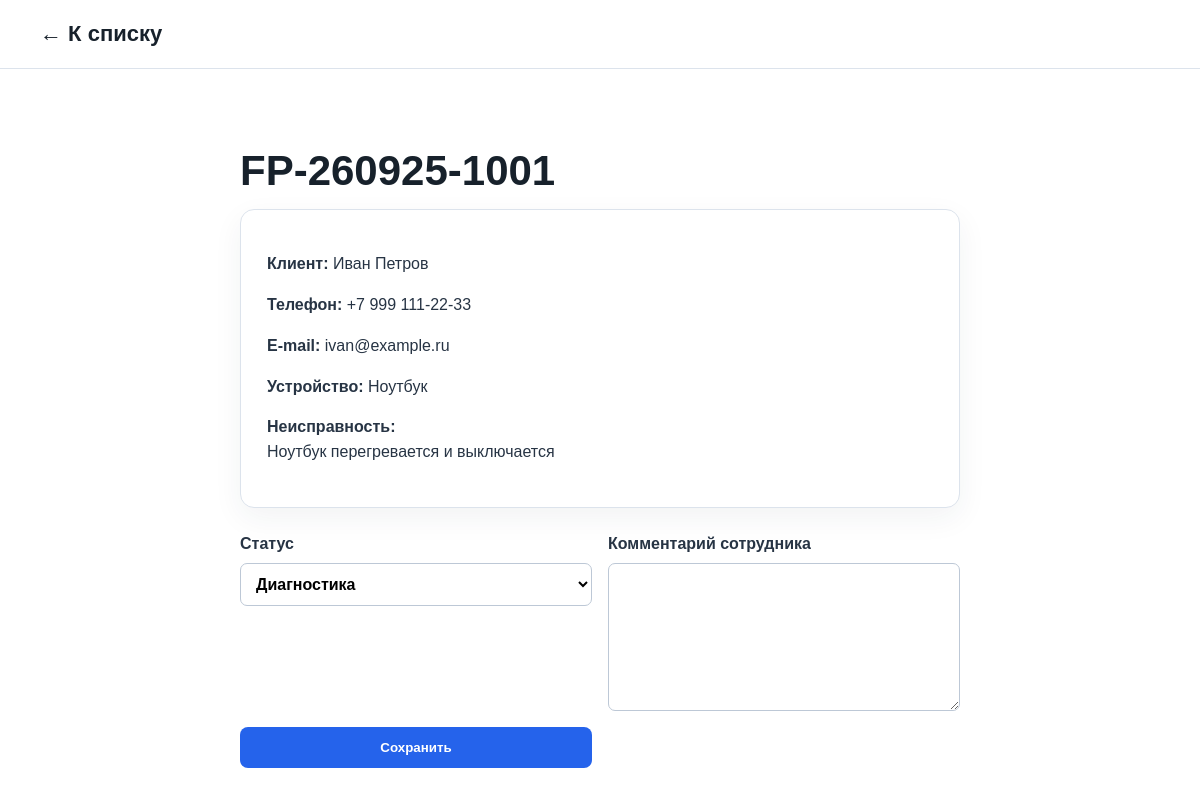
Page /admin/request.php?id=1 (signed in) on the committed database.
### tables this page shows
CREATE TABLE repair_requests (id INT AUTO_INCREMENT PRIMARY KEY,request_number VARCHAR(30) NOT NULL UNIQUE,client_name VARCHAR(80) NOT NULL,phone VARCHAR(25) NOT NULL,email VARCHAR(120),device_type VARCHAR(40) NOT NULL,problem TEXT NOT NULL,status ENUM('new','diagnostics','in_progress','ready','completed','cancelled') NOT NULL DEFAULT 'new',admin_comment TEXT,created_at TIMESTAMP DEFAULT CURRENT_TIMESTAMP,updated_at TIMESTAMP DEFAULT CURRENT_TIMESTAMP ON UPDATE CURRENT_TIMESTAMP,INDEX idx_status(status),INDEX idx_created(created_at));

### includes/functions.php (called while the page is built, shortened)
<?php
function e(?string $value): string { return htmlspecialchars((string)$value, ENT_QUOTES, 'UTF-8'); }

### admin/request.php (the view, shortened to what this page needs)
<?php require_once __DIR__.'/../includes/db.php';require_once __DIR__.'/../includes/functions.php';require_admin();$id=(int)($_GET['id']??0);$allowed=['new','diagnostics','in_progress','ready','completed','cancelled'];$labels=['new'=>'Новая','diagnostics'=>'Диагностика','in_progress'=>'В ремонте','ready'=>'Готова','completed'=>'Выдана','cancelled'=>'Отменена'];
$s=$pdo->prepare('SELECT * FROM repair_requests WHERE id=?');$s->execute([$id]);$r=$s->fetch();if(!$r){http_response_code(404);exit('Заявка не найдена');}
?>
<!doctype html>
<html lang="ru">
<head>
    <link rel="stylesheet" href="../assets/style.css">
</head>
<body>
    <header>
        <div class="container nav"><a class="logo" href="index.php">← К списку</a></div>
    </header>
    <main class="container section narrow">
        <h1><?=e($r['request_number'])?></h1><?php if(isset($_GET['saved'])):?><p class="success">Изменения сохранены.
        </p><?php endif;?><div class="details">
            <p><b>Клиент:</b> <?=e($r['client_name'])?></p>
            <p><b>Телефон:</b> <?=e($r['phone'])?></p>
            <p><b>E-mail:</b> <?=e($r['email'])?></p>
            <p><b>Устройство:</b> <?=e($r['device_type'])?></p>
            <p><b>Неисправность:</b><br><?=nl2br(e($r['problem']))?></p>
        </div>
        <form method="post"><input type="hidden" name="csrf_token" value="<?=e(csrf_token())?>"><label>Статус<select
                    name="status"><?php foreach($labels as $k=>$v):?><option value="<?=e($k)?>"
                        <?= $r['status']===$k?'selected':''?>><?=e($v)?></option>
                    <?php endforeach;?></select></label><label>Комментарий сотрудника<textarea name="admin_comment"
                    rows="5"><?=e($r['admin_comment'])?></textarea></label><button class="button">Сохранить</button>
        </form>
    </main>
</body>
</html>

### assets/style.css (style rules this page uses)
:root { --dark: #17212b; --blue: #2563eb; --light: #f4f7fb; --text: #273444; --border: #dce3ec; }
* { box-sizing: border-box; }
html { scroll-behavior: smooth; }
body { margin: 0; font-family: Arial, sans-serif; color: var(--text); background: #fff; line-height: 1.55; }
a { color: var(--blue); text-decoration: none; }
.container { width: min(1120px, calc(100% - 32px)); margin: auto; }
header { background: #fff; border-bottom: 1px solid var(--border); position: sticky; top: 0; z-index: 5; }
.nav { min-height: 68px; display: flex; align-items: center; justify-content: space-between; gap: 24px; }
.logo { font-size: 22px; font-weight: 800; color: var(--dark); }
h1 { font-size: 42px; line-height: 1.15; color: var(--dark); margin: 14px 0; }
.button { display: inline-block; background: var(--blue); color: #fff; border: 0; border-radius: 8px; padding: 13px 20px; font-weight: bold; cursor: pointer; }
.hero-card, .card, .status-card, .result-card, .login-card, .details { background: #fff; border: 1px solid var(--border); border-radius: 14px; padding: 26px; box-shadow: 0 10px 30px rgba(32, 51, 70, 0.06); }
.section { padding: 64px 0; }
form { display: grid; grid-template-columns: 1fr 1fr; gap: 16px; }
label { font-weight: bold; display: flex; flex-direction: column; gap: 6px; }
input, select, textarea { font: inherit; border: 1px solid #bdc8d6; border-radius: 7px; padding: 11px; background: #fff; }
.narrow { max-width: 720px; }
.details { margin-bottom: 24px; }

### rows in the picture
repair_requests: request_number "FP-260925-1001", client_name "Иван Петров", phone "+7 999 111-22-33", email "ivan@example.ru", device_type "Ноутбук", problem "Ноутбук перегревается и выключается", status "Диагностика"
